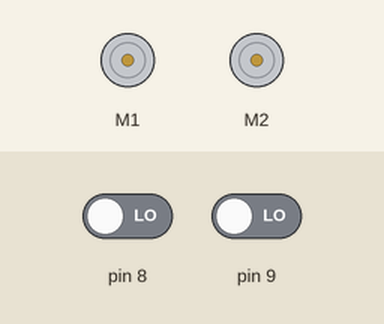
This sketch was run on a simulated Arduino Uno, built with avr-gcc and run on an emulated ATmega328P. On the bench: 2 × DC motor (green arrow = forward, orange = backward, longer = faster). The inputs (shaded band) are chosen by the test bench; at power-on: pin 8 LOW, pin 9 LOW.

Above: at 1.2 s.
1.3 s: pin 8 driven HIGH
At 2.5 s:
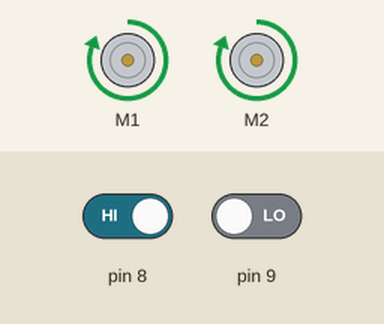
2.8 s: pin 8 driven LOW
At 3.8 s:
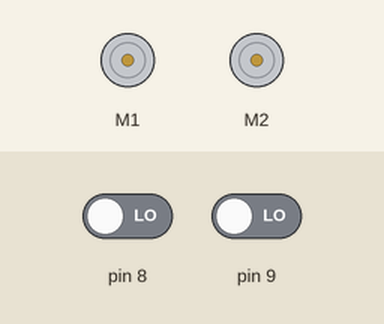
4.3 s: pin 9 driven HIGH
At 4.9 s:
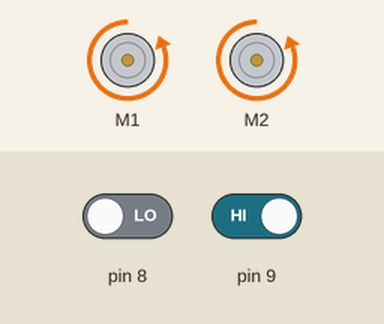
5.8 s: pin 9 driven LOW
At 6.1 s:
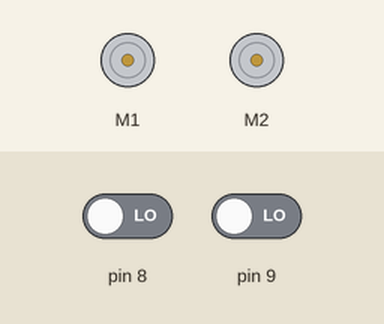
Timing chart, 0 to 8.3 s (numbered marks = the images above; inputs shaded):
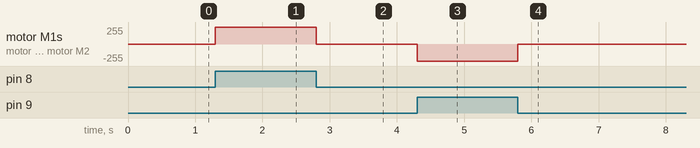

Measured:
- after the input at 1.3 s, motor M1, motor M2: stopped → forward 255/255 at once
- after the input at 2.8 s, motor M1, motor M2: forward 255/255 → stopped at once
- after the input at 4.3 s, motor M1, motor M2: stopped → backward 255/255 at once
- after the input at 5.8 s, motor M1, motor M2: backward 255/255 → stopped at once

The sketch:

sketch_mar2b.ino
```cpp
#include <Wire.h>
#include <Adafruit_MotorShield.h>
#include "utility/Adafruit_MS_PWMServoDriver.h"

Adafruit_MotorShield AFMS = Adafruit_MotorShield();
Adafruit_DCMotor *myMotor1 = AFMS.getMotor(1);
Adafruit_DCMotor *myMotor2 = AFMS.getMotor(2);


void setup() {
  pinMode(8, INPUT);
  AFMS.begin();
  pinMode(9, INPUT);

}

void loop() {
    if (digitalRead(8) == HIGH) {
      myMotor1->setSpeed(255);
      myMotor1->run(FORWARD);
      myMotor2->setSpeed(255);
      myMotor2->run(FORWARD);

    } else if (digitalRead(9) == HIGH) {
      myMotor1->setSpeed(255);
      myMotor1->run(BACKWARD);
      myMotor2->setSpeed(255);
      myMotor2->run(BACKWARD);
    } else {
      myMotor1->setSpeed(255);
      myMotor1->run(RELEASE);
      myMotor2->setSpeed(255);
      myMotor2->run(RELEASE);

    }

}
```
